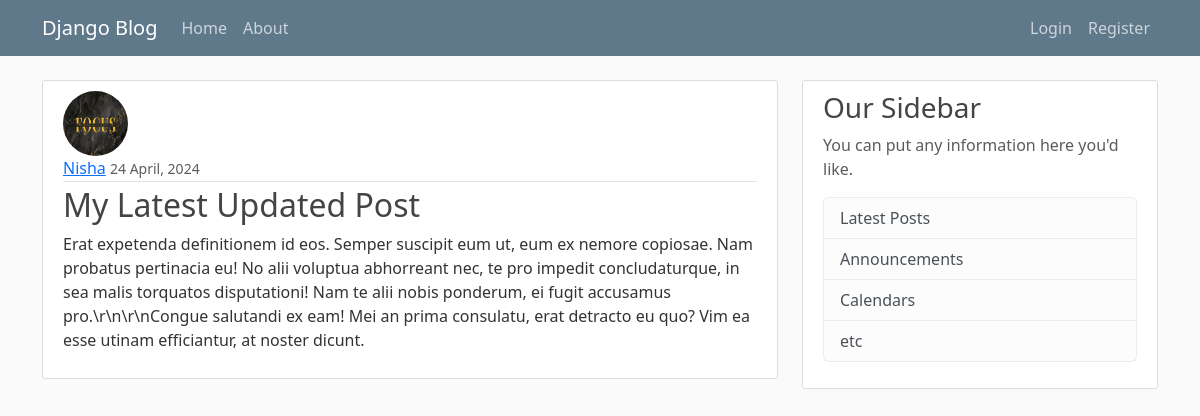
Screenshot of /post/32/ with the database file from the repository.
### BlogApp/models.py (models this page shows, shortened)
class Post(models.Model):
    title = models.CharField(max_length=200)
    content = models.TextField()
    date_posted = models.DateTimeField(default=timezone.now)
    author = models.ForeignKey(User, on_delete=models.CASCADE)

### users/models.py (models this page shows, shortened)
class Profile(models.Model):
    user = models.OneToOneField(User, on_delete=models.CASCADE)
    image = models.ImageField(default='default.jpg', upload_to='profile_pics')

### BlogApp/views.py (the view)
# urls.py: path('post/<int:pk>/', PostDetailView.as_view(), name='post-detail'),
class PostDetailView(DetailView):
    model = Post

### BlogApp/templates/BlogApp/post_detail.html (shortened to what this page needs)
{% extends 'BlogApp/base.html' %}
{% block content %}
<article class="media content-section">
	<img class="rounded-circle article-img" src="{{ object.author.profile.image.url}}" alt="">
	<div class="media-body">
		<div class="article-metadata">
			<a class="mr-2" href="{% url 'user-posts' object.author.username %}">{{ object.author }}</a>
			<small class="text-muted"
				>{{ object.date_posted | date:"d F, Y"  }} </small
			>
		</div>
		<h2 class="article-title">{{ object.title }} </h2>
		<p class="article-content">{{ object.content }}</p>
	</div>
</article>
{% endblock content %}

### BlogApp/static/BlogApp/main.css (style rules this page uses)
body { background: #fafafa; color: #333333; margin-top: 5rem; }
h1, h2, h3, h4, h5, h6 { color: #444444; }
.content-section { background: #ffffff; padding: 10px 20px; border: 1px solid #dddddd; border-radius: 3px; margin-bottom: 20px; }
.article-title { color: #444444; }
.article-content { white-space: pre-line; }
.article-img { height: 65px; width: 65px; margin-right: 16px; }
.article-metadata { padding-bottom: 1px; margin-bottom: 4px; border-bottom: 1px solid #e3e3e3 }

### rows the page displays
Post: author.profile.image (picture), author "Nisha", date_posted "24 April, 2024", title "My Latest Updated Post", content "Erat expetenda definitionem id eos. Semper suscipit eum ut, eum ex nemore copiosae. Nam probatus pertinacia eu! No alii voluptua abhorreant nec, te pro impedit concludaturque, in sea malis torquatos disputationi! Nam te alii nobis ponderum, ei fugit accusamus pro.\\r\\n\\r\\nCongue salutandi ex eam! Mei an prima consulatu, erat detracto eu quo? Vim ea esse utinam efficiantur, at noster dicunt."
